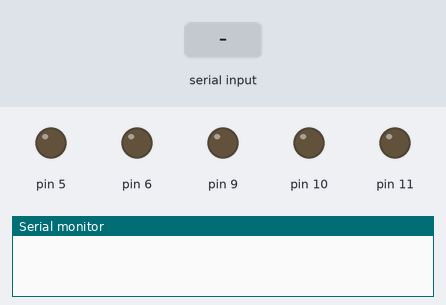
Bench run of a sketch on a simulated Arduino Uno, built with avr-gcc and run on an emulated ATmega328P. On the bench: output pins drawn as LEDs (lit = HIGH), the last lines printed to the serial monitor. Dashed ring = blinking. The test bench sets the inputs (shaded band).

Above: at 1.2 s.
1.3 s: "f" received over Serial
At 1.42 s:
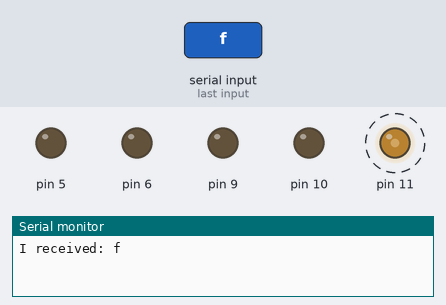
4.3 s: byte 108 ('l') received over Serial
6.8 s: "g" received over Serial
At 9.6 s:
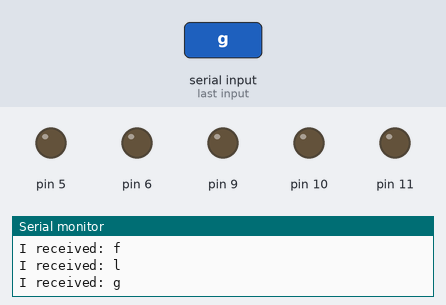
9.8 s: "h" received over Serial
At 11.42 s:
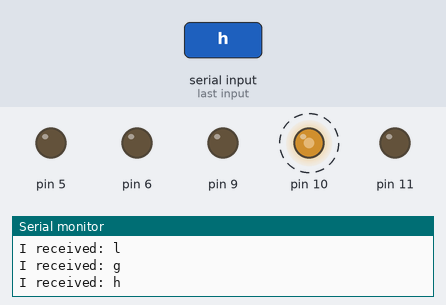
12.8 s: "i" received over Serial
At 14.42 s:
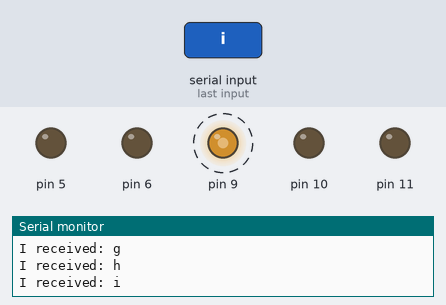
15.8 s: "j" received over Serial
At 17.42 s:
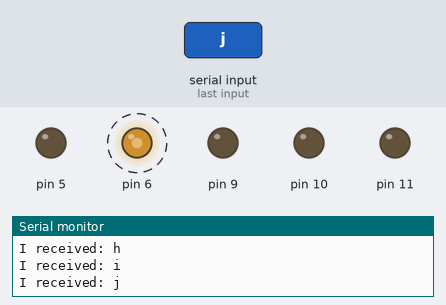
Timing chart, 0 to 19.6 s (numbered marks = the images above; inputs shaded):
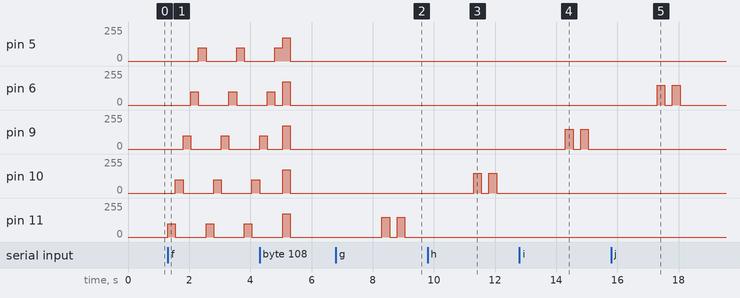

Measured:
- after the input at 1.3 s, pin 5: alternates 100/255 for 0.25 s and 0/255 for 1.0 s, starting after 1.0 s; pin 6: alternates 100/255 for 0.25 s and 0/255 for 1.0 s, starting after 0.75 s
- after the input at 6.8 s, pin 5, pin 6, pin 9, pin 10: stays 0/255 (without the input it goes to 175/255 after 1.5 s)
- after the input at 9.8 s, pin 10: alternates 150/255 for 0.25 s and 0/255 for 0.25 s, 4 changes in all, then stays 0/255, starting after 1.5 s; pin 11: stops changing and stays 0/255
- after the input at 12.8 s, pin 9: alternates 150/255 for 0.25 s and 0/255 for 0.25 s, 4 changes in all, then stays 0/255, starting after 1.5 s; pin 10: stops changing and stays 0/255
- after the input at 15.8 s, pin 6: alternates 150/255 for 0.25 s and 0/255 for 0.25 s, 4 changes in all, then stays 0/255, starting after 1.5 s; pin 9: stops changing and stays 0/255

The sketch:

indstudyv1.ino
```cpp
char incomingByte;   // for incoming serial data

void pulseToIDspeaker(int motor_number){
  int pwmval;

  for(int i = 0; i <500; i++)
  {
     pwmval = 90*sin(.01*i) +95;
     analogWrite(motor_number, pwmval);
  }
  analogWrite(motor_number, 0);
  delay(2000);

}
//
//void pulsetoidspeaker2(int motor_number){
//
//  analogWrite(motor_number, 75);
//  delay(2000);
//  analogWrite(motor_number, 0);
//}

void pulseToRequestSpeaking(int motor_number){
  int pwmval;

  for (int i = 0; i <2; i++)
  {
    analogWrite(motor_number, 150);
    delay(250);
    analogWrite(motor_number, 0);
    delay(250);
  }
  delay(2000);

}

void clearAllMotors()
{
  analogWrite(11, 0);
  analogWrite(10, 0);
  analogWrite(9, 0);
  analogWrite(6, 0);
  analogWrite(5, 0);

}


void setup() {
        Serial.begin(9600);     // opens serial port, sets data rate to 9600 bps
        pinMode(11,OUTPUT);
        digitalWrite(11, LOW);
        pinMode(10, OUTPUT);
        digitalWrite(10, LOW);
        pinMode(9, OUTPUT);
        digitalWrite(9, LOW);
        pinMode(6, OUTPUT);
        digitalWrite(6, LOW);
        pinMode(5, OUTPUT);
        digitalWrite(5, LOW);
        int timer = 0;

}

void loop() {

        // send data only when you receive data:
        if (Serial.available() > 0) {
                // read the incoming byte:
                incomingByte = Serial.read();

                // say what you got:
                Serial.print("I received: ");
                Serial.println(incomingByte);
        }


        switch (incomingByte) {
    case 'a':
      //vibrate motor 1
      //corresponds to the person @ posn 1(relative) beginning to speak
      clearAllMotors();
      pulseToIDspeaker(11);
      break;
    case 'b':
      //vibrate motor 2
      //corresponds to the person @ posn 2(relative) beginning to speak
      clearAllMotors();
      pulseToIDspeaker(10);
      analogWrite(10,0);
      break;
    case 'c':
      //vibrate motor 3
      ////corresponds to the person @ posn 3(relative) beginning to speak
      pulseToIDspeaker(9);
      analogWrite(9,0);
      break;
    case 'd':
      //vibrate motor 4
      //corresponds to the person @ posn 4(relative) beginning to speak
      clearAllMotors();
      pulseToIDspeaker(6);
      analogWrite(6,0);
      break;

    case 'e':
      //vibrate motor 5
      //corresponds to the person @ posn 5(relative) beginning to speak
      clearAllMotors();
      pulseToIDspeaker(5);
      analogWrite(5, 0);
      break;
   case 'f':
      //vibrate all 5 motors in a wave
      //could serve as a "bad conversation behavior" warning
      clearAllMotors();
      int pwmval;
//      for(int i = 0; i <500; i++)
//      {
//        pwmval = 100*sin(.05 *i) + 110;
//        analogWrite(11, pwmval);
//        analogWrite(10, pwmval);
//        analogWrite(9, pwmval);
//        analogWrite(6, pwmval);
//        analogWrite(5, pwmval);
//      }
      analogWrite(11, 100);
      delay(250);
      analogWrite(11, 0);
      analogWrite(10, 100);
      delay(250);
      analogWrite(10,0);
      analogWrite(9, 100);
      delay(250);
      analogWrite(9, 0);
      analogWrite(6, 100);
      delay(250);
      analogWrite(6,0);
      analogWrite(5, 100);
      delay(250);
      analogWrite(5,0);
      break;
  case 'g':
    //person in posn 1 would like to speak
    clearAllMotors();
    pulseToRequestSpeaking(11);
    break;
  case 'h':
    //person in posn 2 would like to speak
    clearAllMotors();
    pulseToRequestSpeaking(10);
    break;
  case 'i':
    //person in posn 3 would like to speak
    clearAllMotors();
    pulseToRequestSpeaking(9);
    break;
  case 'j':
    //person in posn 4 would like to speak
    pulseToRequestSpeaking(6);
    break;
  case'k':
    //person in posn 5 would like to speak
    clearAllMotors();
    pulseToRequestSpeaking(5);
    break;
  case 'l':
    //vibrate all motors at once
    //conversation warning
    pwmval = 175;
    analogWrite(11, pwmval);

    analogWrite(10, pwmval);

    analogWrite(9, pwmval);

    analogWrite(6, pwmval);

    analogWrite(5, pwmval);
    delay(250);
    clearAllMotors();
    delay(3000);


  case'z':
    clearAllMotors();
    break;

  }


}
```
